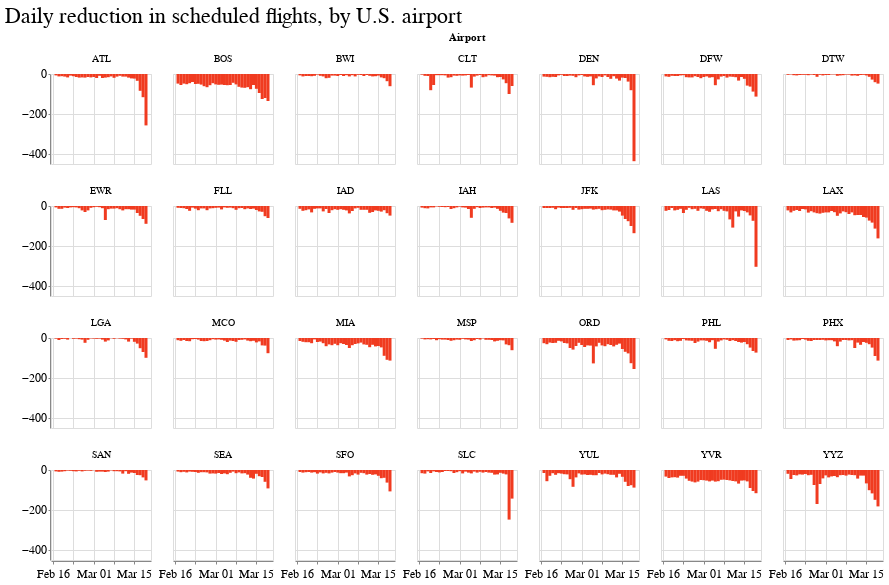

Write notebook code for a chart like this one.
### Markdown cell above
---

### Code cell
alt.Chart(usa_src).mark_bar(color='#f03b20', size=3).encode(
    x=alt.X('date:T', title='', axis=alt.Axis(tickCount=3, format='%b %d')),
    y=alt.Y('diff:Q', title='')
).properties(width=100, height=90).facet(
    facet=alt.Facet('airport:N', title='Airport'),
    columns=7,
    title='Daily reduction in scheduled flights, by U.S. airport'
)

### Figure 1 — Vega-Lite specification as saved in the notebook (floating-point values rounded to 4 significant figures; data arrays with more than 128 entries replaced by an {"elided": "..."} marker saying what was removed)
{"config": {"view": {"width": 800, "height": 450}, "background": "#ffffff", "title": {"anchor": "start", "font": "Benton Gothic Bold, sans", "fontColor": "#000000", "fontSize": 22, "fontWeight": "normal"}, "arc": {"fill": "#82c6df"}, "area": {"fill": "#82c6df"}, "line": {"stroke": "#82c6df", "strokeWidth": 3}, "path": {"stroke": "#82c6df"}, "rect": {"fill": "#82c6df"}, "shape": {"stroke": "#82c6df"}, "bar": {"fill": "#82c6df"}, "point": {"stroke": "#82c6df"}, "symbol": {"fill": "#82c6df", "size": 30}, "axis": {"titleFont": "Benton Gothic Bold, sans", "titleFontSize": 13, "titleFontWeight": "normal", "labelFont": "Benton Gothic, sans", "labelFontSize": 11.5, "labelFontWeight": "normal"}, "axisX": {"labelAngle": 0, "labelPadding": 4, "tickSize": 3}, "axisY": {"labelBaseline": "middle", "maxExtent": 45, "minExtent": 45, "tickSize": 2, "titleAlign": "left", "titleAngle": 0, "titleX": -45, "titleY": -11}, "legend": {"titleFont": "Benton Gothic Bold, sans", "titleFontSize": 13, "titleFontWeight": "normal", "symbolType": "square", "labelFont": "Benton Gothic, sans", "labelFontSize": 11.5}, "range": {"category": ["#3580b1", "#ec8431", "#ab7fb4", "#c89d29", "#adc839", "#829eb1"], "diverging": ["#e68a4f", "#f4bb6a", "#f9e39c", "#dadfe2", "#a6b7c6", "#849eae"], "heatmap": ["#fbf2c7", "#f9e39c", "#f8d36e", "#f4bb6a", "#e68a4f", "#d15a40", "#ab4232"], "ordinal": ["#fbf2c7", "#f9e39c", "#f8d36e", "#f4bb6a", "#e68a4f", "#d15a40", "#ab4232"], "ramp": ["#fbf2c7", "#f9e39c", "#f8d36e", "#f4bb6a", "#e68a4f", "#d15a40", "#ab4232"]}}, "data": {"name": "data-80bc9bdf60bf76e57c6f0c141c75e9d3"}, "facet": {"type": "nominal", "field": "airport", "title": "Airport"}, "spec": {"mark": {"type": "bar", "color": "#f03b20", "size": 3}, "encoding": {"x": {"type": "temporal", "axis": {"format": "%b %d", "tickCount": 3}, "field": "date", "title": ""}, "y": {"type": "quantitative", "field": "diff", "title": ""}}, "height": 90, "width": 100}, "columns": 7, "title": "Daily reduction in scheduled flights, by U.S. airport", "$schema": "https://vega.github.io/schema/vega-lite/v4.0.2.json", "datasets": {"data-80bc9bdf60bf76e57c6f0c141c75e9d3": {"elided": "896 records"}}}
